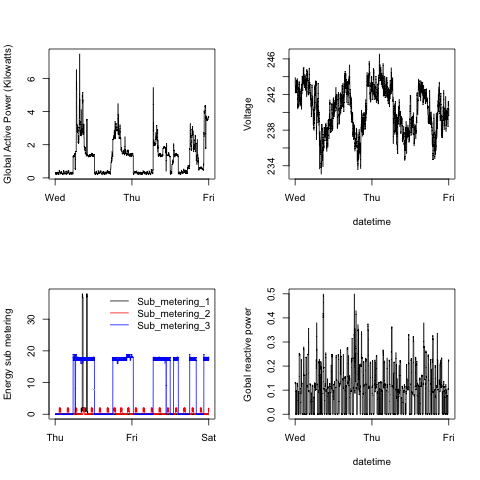

Write R code to recreate this figure.
source("plot2.R")
source("plot3.R")


plot.four <- function(save = TRUE){
        
        if (save){
                png("plot4.png",width = 480, height = 480)
        }
        par(mfrow = c(2,2))
        plot.two(save = FALSE)  
        plot.two(save = FALSE,col = 5,xtitle = "datetime",ytitle = "Voltage")
        plot.three(save = FALSE,0,"transparent")
        plot.two(save = FALSE,col = 4,xtitle = "datetime",ytitle = "Gobal reactive power")
        
        if (save){
                dev.off()
        }
               
}